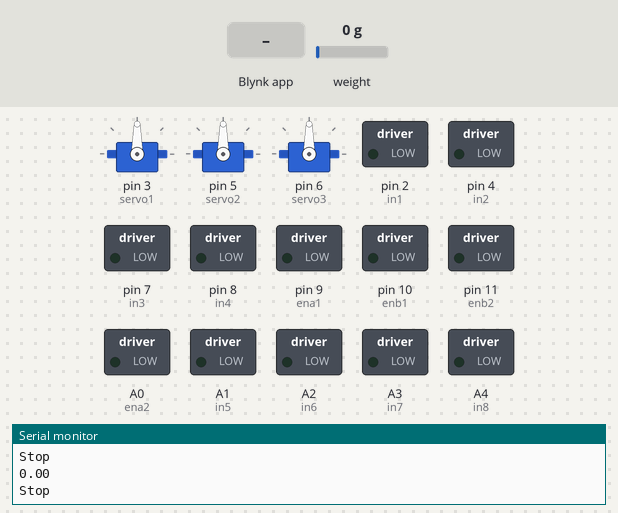
Bench run of a sketch on a simulated Arduino Uno, built with avr-gcc and run on an emulated ATmega328P. On the bench: 3 × servo, switched loads named in the sketch (green lamp = pin HIGH), the last lines printed to the serial monitor. The test bench sets the inputs (shaded band); at power-on: weight on the scale 0 g. WiFi joins after 1.5 s; servers stay silent unless stated.

Above: at 4.0 s.
4.1 s: Blynk app writes 1 to V7
At 7.5 s:
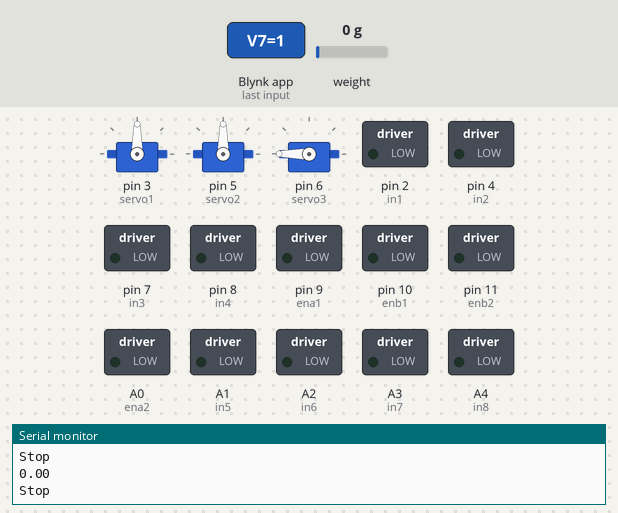
8.1 s: Blynk app writes 1 to V4
At 10.8 s:
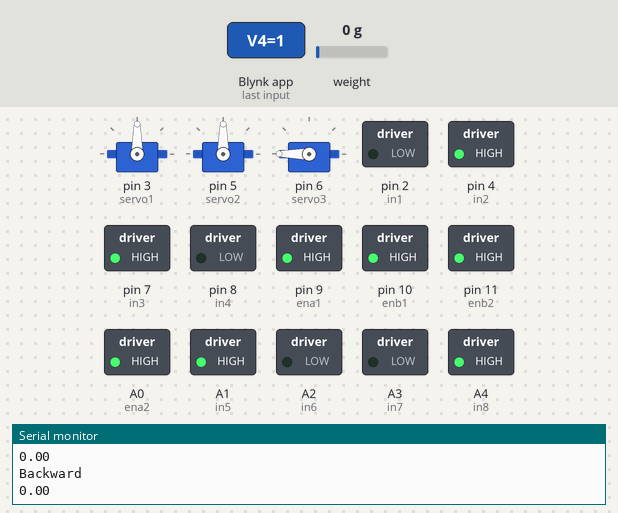
12.1 s: Blynk app writes 1 to V5
At 15.1 s:
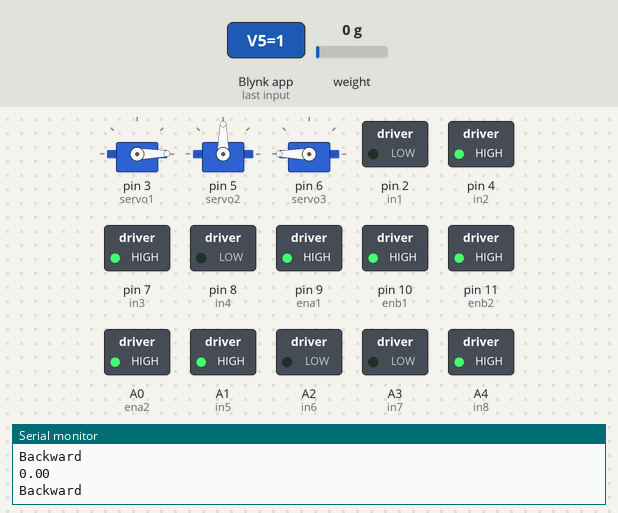
16.1 s: Blynk app writes 200 to V5
At 19.4 s:
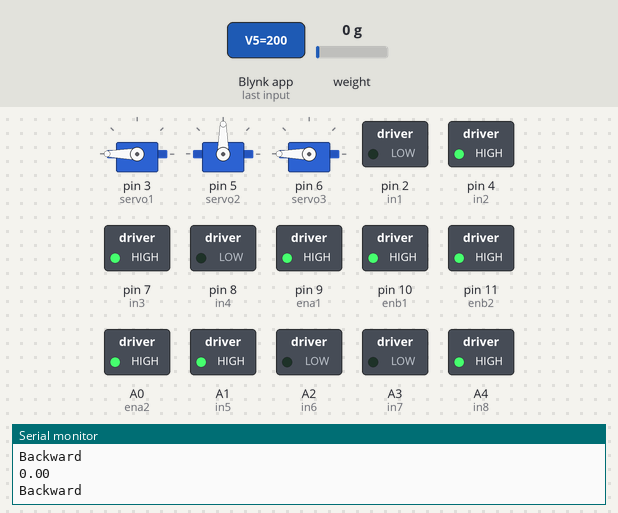
20.1 s: Blynk app writes 1 to V6
At 23.5 s:
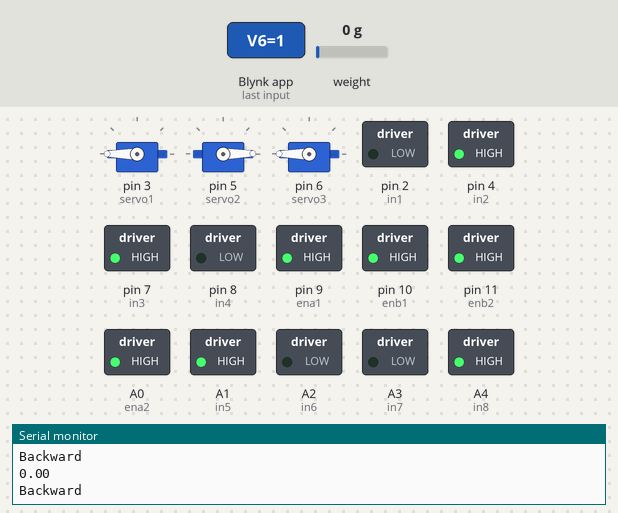
24.1 s: Blynk app writes 0 to V5
At 26.9 s:
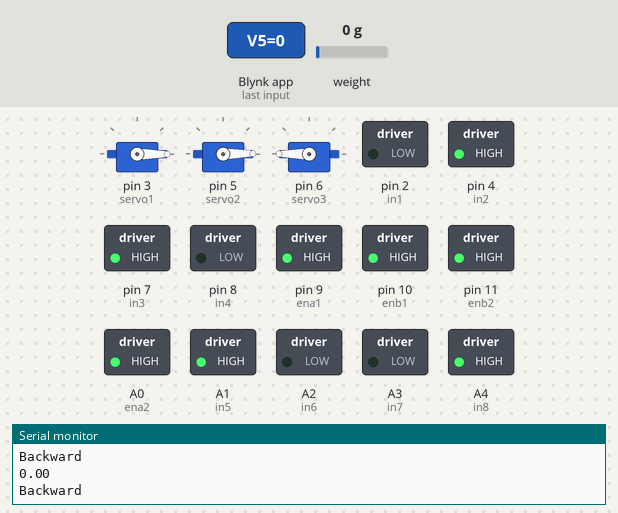
Timing chart, 0 to 29.1 s (numbered marks = the images above; inputs shaded):
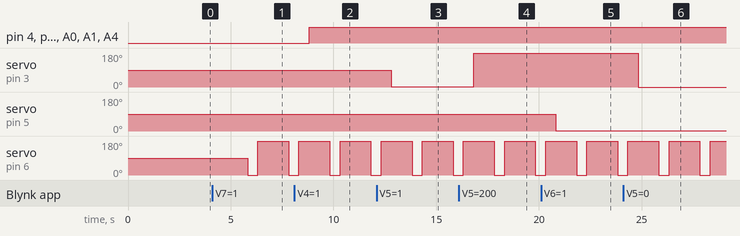

The sketch:

robot_pengaduk.ino
```cpp
#define BLYNK_TEMPLATE_ID "TMPL6OlEyzbHx"
#define BLYNK_TEMPLATE_NAME "robotpengaduk"
#define BLYNK_AUTH_TOKEN "EYsiFeMePb5ai5P87Z52C9sOhG3lzAUj"
#define BLYNK_PRINT Serial
#include <ESP8266_Lib.h>
#include <BlynkSimpleShieldEsp8266.h>
char ssid[] = "Ahmadd";
char pass[] = "12345678";
#define EspSerial Serial
#define ESP8266_BAUD 9600
#include <Arduino.h>
#include "HX711.h"
const int LOADCELL_DOUT_PIN = 12;
const int LOADCELL_SCK_PIN = 13;
HX711 scale;
ESP8266 wifi(&EspSerial);
int ena1 = 9;
int enb1 = 10;
int in1 = 2;
int in2 = 4;
int in3 = 7;
int in4 = 8;
int enb2 = 11;
int ena2 = A0;
int in5 = A1;
int in6 = A2;
int in7 = A3;
int in8 = A4;
int speed = 255;
bool maju = 0;
bool mundur = 0;
bool kiri = 0;
bool kanan = 0;
#include<Servo.h>
Servo servo1;
Servo servo2;
Servo servo3;
BlynkTimer timer;
bool servoMoving = false;
float timbangan;

void sensor()
{

}

void setup() {
  // put your setup code here, to run once:
  EspSerial.begin(ESP8266_BAUD);
  delay(10);
  scale.begin(LOADCELL_DOUT_PIN, LOADCELL_SCK_PIN);
  Blynk.begin(BLYNK_AUTH_TOKEN, wifi, ssid, pass);
  Serial.begin(9600);
  pinMode(ena1, OUTPUT);
  pinMode(enb1, OUTPUT);
  pinMode(enb2, OUTPUT);
  pinMode(ena2, OUTPUT);
  pinMode(in1 , OUTPUT);
  pinMode(in2 , OUTPUT);
  pinMode(in3 , OUTPUT);
  pinMode(in4 , OUTPUT);
  pinMode(in5 , OUTPUT);
  pinMode(in6 , OUTPUT);
  pinMode(in7 , OUTPUT);
  pinMode(in8 , OUTPUT);
  servo1.attach(3);
  servo2.attach(5);
  servo3.attach(6);
  scale.set_scale(-459.542);
  scale.tare();

}
void loop() {
  Blynk.run();
  gerak();
  timbangan = scale.get_units(10);
  Serial.println(timbangan);
  Blynk.virtualWrite(V1, timbangan);
  if (servoMoving) {
    servo3.write(0);
    delay(500);
    servo3.write(180);
    delay(500);
  }
}
BLYNK_WRITE(V5) {
  int ser1 = param.asInt();  // Membaca karakter dari Blynk
  servo1.write(ser1);
}
BLYNK_WRITE(V6) {
  int ser2 = param.asInt();  // Membaca karakter dari Blynk
  servo2.write(ser2);
}
BLYNK_WRITE(V7) {
  int ser3 = param.asInt();  // Membaca karakter dari Blynk
  if (ser3 == 1) {
    servoMoving = true;
  } else {
    servoMoving = false;
  }
}
// BLYNK_WRITE(V8) {
//   speed = param.asInt();  // Membaca karakter dari Blynk
// }
BLYNK_WRITE(V0) {
  maju= param.asInt();  // Membaca karakter dari Blynk
}
BLYNK_WRITE(V4) {
  mundur= param.asInt();  // Membaca karakter dari Blynk
}
BLYNK_WRITE(V3) {
  kanan= param.asInt();  // Membaca karakter dari Blynk
}
BLYNK_WRITE(V2) {
  kiri= param.asInt();  // Membaca karakter dari Blynk
}
void gerak() {
  if (maju == 1) {
    forward();
  } else if (mundur == 1) {
    backward();
    Serial.println("Backward");
  } else if (kiri == 1) {
    left();
    Serial.println("Left");
  } else if (kanan == 1) {
    right();
    Serial.println("Right");
  } else if (maju == 0 && mundur == 0 && kiri == 0 && kanan == 0) {
    stop();
    Serial.println("Stop");
  }
}
void forward() {
  digitalWrite(in1, HIGH);
  digitalWrite(in2, LOW);
  digitalWrite(in3, LOW);
  digitalWrite(in4, HIGH);
  digitalWrite(in5, HIGH);
  digitalWrite(in6, LOW);
  digitalWrite(in7, HIGH);
  digitalWrite(in8, LOW);
  analogWrite(ena1, speed);
  analogWrite(enb1, speed);
  analogWrite(enb2, speed);
  analogWrite(ena2, speed);
}
void backward() {
  digitalWrite(in1, LOW);
  digitalWrite(in2, HIGH);
  digitalWrite(in3, HIGH);
  digitalWrite(in4, LOW);
  digitalWrite(in5, HIGH);
  digitalWrite(in6, LOW);
  digitalWrite(in7, LOW);
  digitalWrite(in8, HIGH);
  analogWrite(ena1, speed);
  analogWrite(enb1, speed);
  analogWrite(enb2, speed);
  analogWrite(ena2, speed);
}
void left() {
  digitalWrite(in1, LOW);
  digitalWrite(in2, LOW);
  digitalWrite(in3, LOW);
  digitalWrite(in4, LOW);
  digitalWrite(in5, HIGH);
  digitalWrite(in6, LOW);
  digitalWrite(in7, HIGH);
  digitalWrite(in8, LOW);
  analogWrite(ena1, speed);
  analogWrite(enb1, speed);
  analogWrite(enb2, speed);
  analogWrite(ena2, speed);
}
void right() {
  digitalWrite(in1, HIGH);
  digitalWrite(in2, LOW);
  digitalWrite(in3, LOW);
  digitalWrite(in4, HIGH);
  digitalWrite(in5, HIGH);
  digitalWrite(in6, LOW);
  digitalWrite(in7, LOW);
  digitalWrite(in8, LOW);
  analogWrite(ena1, speed);
  analogWrite(enb1, speed);
  analogWrite(enb2, speed);
  analogWrite(ena2, speed);

}
void stop() {
  digitalWrite(in1, LOW);
  digitalWrite(in2, LOW);
  digitalWrite(in3, LOW);
  digitalWrite(in4, LOW);
  digitalWrite(in7, LOW);
  digitalWrite(in8, LOW);
}
```

Measured:
- after the input at 4.1 s, servo on pin 6 (servo3): 90° → 0° after 1.7 s, → 180° 0.50 s later, → 0° 1.5 s later
- after the input at 8.1 s, pin 4 (in2), pin 7 (in3), pin 9 (ena1), pin 10 (enb1), pin 11 (enb2), A0 (ena2), A1 (in5), A4 (in8): LOW → HIGH after 0.72 s
- after the input at 12.1 s, servo on pin 3 (servo1): 90° → 1° after 0.72 s
- after the input at 16.1 s, servo on pin 3 (servo1): 1° → 180° after 0.72 s
- after the input at 20.1 s, servo on pin 5 (servo2): 90° → 1° after 0.73 s
- after the input at 24.1 s, servo on pin 3 (servo1): 180° → 0° after 0.73 s
